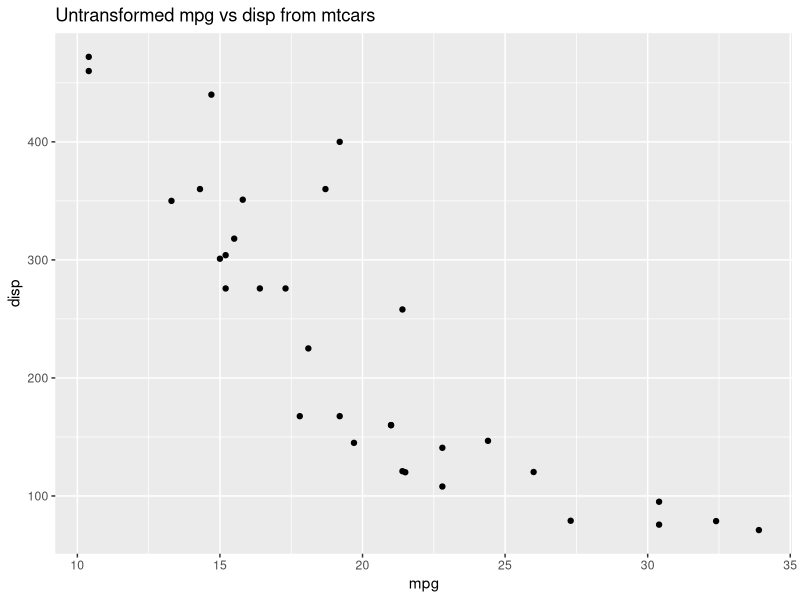
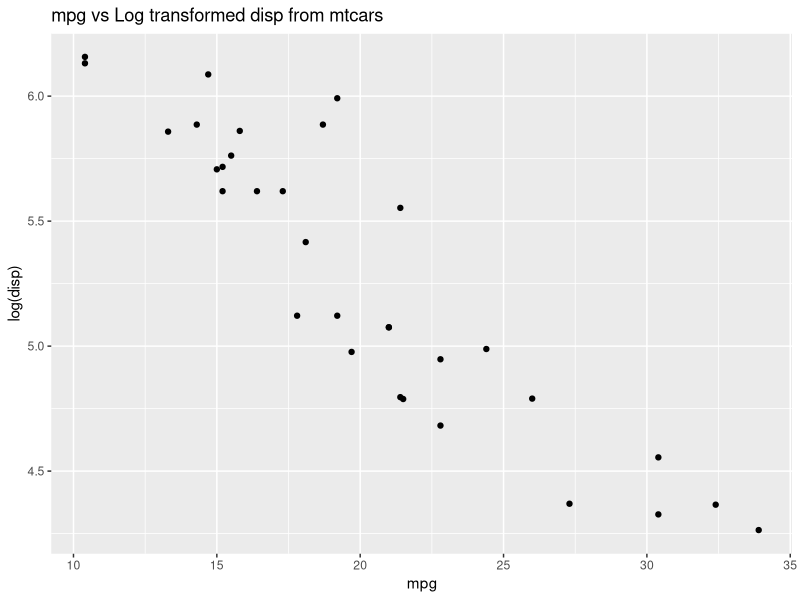

Here is the R script that generated these plots, in order:
## ---- chunk 1
library(tidyverse)
## ---- chunk 2
data(mtcars)

#diagnostic plot
mtcars %>% select(mpg, disp) %>% ggplot()+geom_point(aes(x=mpg, y=disp))+ggtitle("Untransformed mpg vs disp from mtcars")

#try a log transform on disp variable
mtcars %>% select(mpg, disp) %>% ggplot()+geom_point(aes(x=mpg, y=log(disp)))+ggtitle("mpg vs Log transformed disp from mtcars")

#The data looks quite a bit more linear now... this is more reasonable for applying our linear model
